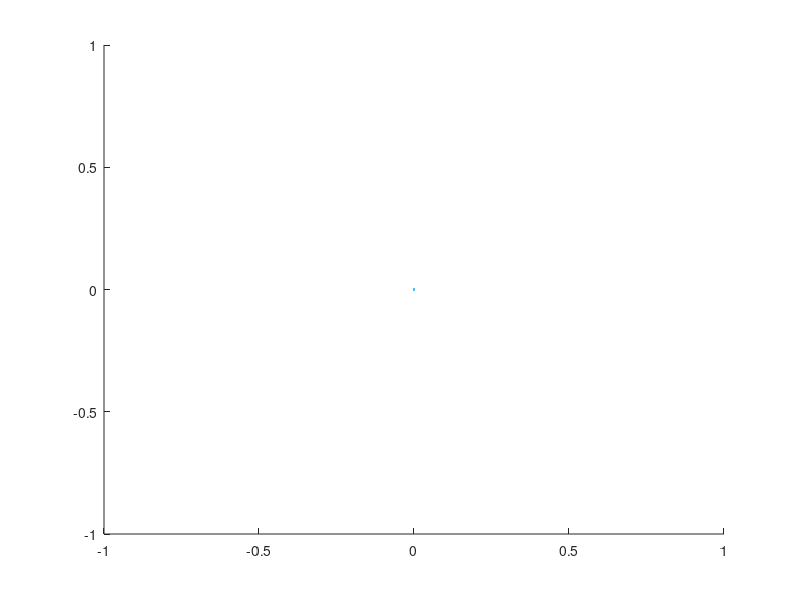

MATLAB code for this plot: (Note: this script raises an error after producing the figure.)
clear all
close all

fig1 = figure();
hold on;

qplt(1) = plot(0,0);
qplt(2) = plot(0,0);
qplt(3) = plot(0,0);
qplt(4) = plot(0,0);
qplt(5) = plot(0,0);
qplt(6) = plot(0,0);

ax1 = fig1.Children;
ax1.YLim = [-6, 6];
ax1.XLim = [0, 3000];
legend({'q1' 'q2' 'q3' 'q4' 'q5' 'q6'})


fig2 = figure();
hold on;
xplt(1) = plot(0,0);
xplt(2) = plot(0,0);
ax2 = fig2.Children;
ax2.YLim = [0, 7];
ax2.XLim = [0, 3000];

legend({'x' 'y'})


mode = 3;
q_cur = zeros(6,1);
init_twa_homing();
x_des = [5;0;0];
dt = 0.002;
tc = 0;
tf = 5;
q_des = zeros(6,1);
x_cur = zeros(3,1);
t_init = 0;
x_init = zeros(3,1);
robot_moving = 0;

robotmoving = 1;


while robotmoving

[qdes,deltax,tinit,xinit,robotmoving] = taskquintic(mode,q_cur,...
    p_in_m,b_in_w,m_in_w,f_in_w,x_des,...
    tc,tf,q_des,x_cur,t_init,x_init,robot_moving);
q_des = qdes;
q_cur = qdes;
x_cur = deltax;
t_init = tinit;
x_init = xinit;
robot_moving = robotmoving;
tc = tc + dt;

for i = 1:6
    qplt(i).YData = [qplt(i).YData, q_des(i,1)];
    qplt(i).XData = 0:1:length(qplt(i).YData)-1;
    if i < 3
        xplt(i).YData = [xplt(i).YData, x_cur(i,1)];
        xplt(i).XData = 0:1:length(xplt(i).YData)-1;
    end
end

pause(0.002)
end